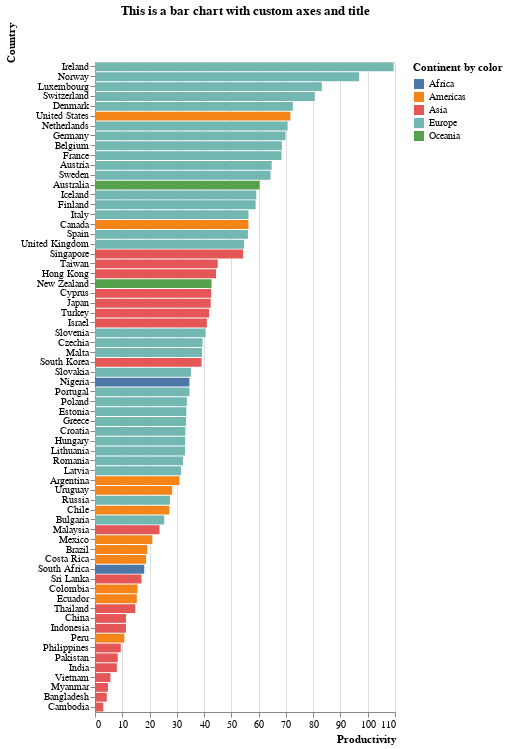

This figure's notebook cell:
### Code cell
alt.Chart(df).mark_bar().encode(
    y=alt.X('Country',
            sort='-x',
            axis=alt.Axis(title="Country", 
                          labelAngle=0,
                          titleAnchor="start")),
    x=alt.Y('Productivity', 
            axis=alt.Axis(title = "Productivity",
                          titleAnchor="end")),
                          color=alt.Color('Continent', legend=alt.Legend(title="Continent by color"))
).properties(
    title='This is a bar chart with custom axes and title',
    width=300,
    height=650
)

### Figure 1 — Vega-Lite specification as saved in the notebook (floating-point values rounded to 4 significant figures)
{"config": {"view": {"continuousWidth": 400, "continuousHeight": 300}}, "data": {"name": "data-559bd8043fdc435d5639f35caac91e34"}, "mark": "bar", "encoding": {"color": {"field": "Continent", "legend": {"title": "Continent by color"}, "type": "nominal"}, "x": {"axis": {"title": "Productivity", "titleAnchor": "end"}, "field": "Productivity", "type": "quantitative"}, "y": {"axis": {"labelAngle": 0, "title": "Country", "titleAnchor": "start"}, "field": "Country", "sort": "-x", "type": "nominal"}}, "height": 650, "title": "This is a bar chart with custom axes and title", "width": 300, "$schema": "https://vega.github.io/schema/vega-lite/v4.17.0.json", "datasets": {"data-559bd8043fdc435d5639f35caac91e34": [{"Continent": "Americas", "Country": "Argentina", "Code": "ARG", "Year": 2017, "Average annual working hours per worker": 1692.0, "GDP per capita": 23270.0, "Population": 44054616, "Gini coefficient": 0.3408, "Life satisfaction": 6.086, "Productivity": 30.96, "Current health expenditure per capita": 2470.0}, {"Continent": "Oceania", "Country": "Australia", "Code": "AUS", "Year": 2017, "Average annual working hours per worker": 1731.0, "GDP per capita": 52540.0, "Population": 24590336, "Gini coefficient": 0.3408, "Life satisfaction": 7.234, "Productivity": 60.34, "Current health expenditure per capita": 4716.0}, {"Continent": "Europe", "Country": "Austria", "Code": "AUT", "Year": 2017, "Average annual working hours per worker": 1613.0, "GDP per capita": 51950.0, "Population": 8797497, "Gini coefficient": 0.2974, "Life satisfaction": 7.195, "Productivity": 64.78, "Current health expenditure per capita": 5641.0}, {"Continent": "Asia", "Country": "Bangladesh", "Code": "BGD", "Year": 2017, "Average annual working hours per worker": 2232.0, "GDP per capita": 4113.0, "Population": 161793968, "Gini coefficient": 0.3408, "Life satisfaction": 5.114, "Productivity": 4.308, "Current health expenditure per capita": 101.2}, {"Continent": "Europe", "Country": "Belgium", "Code": "BEL", "Year": 2017, "Average annual working hours per worker": 1544.0, "GDP per capita": 45150.0, "Population": 11384491, "Gini coefficient": 0.2739, "Life satisfaction": 6.772, "Productivity": 68.52, "Current health expenditure per capita": 5450.0}, {"Continent": "Americas", "Country": "Brazil", "Code": "BRA", "Year": 2017, "Average annual working hours per worker": 1709.0, "GDP per capita": 14280.0, "Population": 208504960, "Gini coefficient": 0.5333, "Life satisfaction": 6.451, "Productivity": 19.19, "Current health expenditure per capita": 1376.0}, {"Continent": "Europe", "Country": "Bulgaria", "Code": "BGR", "Year": 2017, "Average annual working hours per worker": 1644.0, "GDP per capita": 19580.0, "Population": 7182430, "Gini coefficient": 0.4038, "Life satisfaction": 5.108, "Productivity": 25.39, "Current health expenditure per capita": 1608.0}, {"Continent": "Asia", "Country": "Cambodia", "Code": "KHM", "Year": 2017, "Average annual working hours per worker": 2456.0, "GDP per capita": 3951.0, "Population": 15830694, "Gini coefficient": 0.3408, "Life satisfaction": 4.998, "Productivity": 3.023, "Current health expenditure per capita": 224.8}, {"Continent": "Americas", "Country": "Canada", "Code": "CAN", "Year": 2017, "Average annual working hours per worker": 1696.0, "GDP per capita": 48900.0, "Population": 36554344, "Gini coefficient": 0.3331, "Life satisfaction": 7.109, "Productivity": 56.26, "Current health expenditure per capita": 5209.0}, {"Continent": "Americas", "Country": "Chile", "Code": "CHL", "Year": 2017, "Average annual working hours per worker": 1974.0, "GDP per capita": 22860.0, "Population": 18368582, "Gini coefficient": 0.4444, "Life satisfaction": 5.942, "Productivity": 27.26, "Current health expenditure per capita": 2219.0}, {"Continent": "Asia", "Country": "China", "Code": "CHN", "Year": 2017, "Average annual working hours per worker": 2174.0, "GDP per capita": 13850.0, "Population": 1410275968, "Gini coefficient": 0.3908, "Life satisfaction": 5.144, "Productivity": 11.36, "Current health expenditure per capita": 706.4}, {"Continent": "Americas", "Country": "Colombia", "Code": "COL", "Year": 2017, "Average annual working hours per worker": 1998.0, "GDP per capita": 13430.0, "Population": 48351668, "Gini coefficient": 0.4972, "Life satisfaction": 6.35, "Productivity": 15.63, "Current health expenditure per capita": 1088.0}, {"Continent": "Americas", "Country": "Costa Rica", "Code": "CRI", "Year": 2017, "Average annual working hours per worker": 2212.0, "GDP per capita": 18130.0, "Population": 4993849, "Gini coefficient": 0.4835, "Life satisfaction": 6.998, "Productivity": 18.73, "Current health expenditure per capita": 1440.0}, {"Continent": "Europe", "Country": "Croatia", "Code": "HRV", "Year": 2017, "Average annual working hours per worker": 1835.0, "GDP per capita": 25360.0, "Population": 4192468, "Gini coefficient": 0.3035, "Life satisfaction": 5.626, "Productivity": 33.16, "Current health expenditure per capita": 1804.0}, {"Continent": "Asia", "Country": "Cyprus", "Code": "CYP", "Year": 2017, "Average annual working hours per worker": 1784.0, "GDP per capita": 31250.0, "Population": 1208527, "Gini coefficient": 0.3142, "Life satisfaction": 6.137, "Productivity": 42.59, "Current health expenditure per capita": 2533.0}, {"Continent": "Europe", "Country": "Czechia", "Code": "CZE", "Year": 2017, "Average annual working hours per worker": 1776.0, "GDP per capita": 35580.0, "Population": 10531315, "Gini coefficient": 0.2485, "Life satisfaction": 6.242, "Productivity": 39.42, "Current health expenditure per capita": 2786.0}, {"Continent": "Europe", "Country": "Denmark", "Code": "DNK", "Year": 2017, "Average annual working hours per worker": 1400.0, "GDP per capita": 51670.0, "Population": 5737286, "Gini coefficient": 0.2875, "Life satisfaction": 7.693, "Productivity": 72.54, "Current health expenditure per capita": 5573.0}, {"Continent": "Americas", "Country": "Ecuador", "Code": "ECU", "Year": 2017, "Average annual working hours per worker": 1701.0, "GDP per capita": 11410.0, "Population": 16696947, "Gini coefficient": 0.4467, "Life satisfaction": 5.809, "Productivity": 15.32, "Current health expenditure per capita": 863.0}, {"Continent": "Europe", "Country": "Estonia", "Code": "EST", "Year": 2017, "Average annual working hours per worker": 1857.0, "GDP per capita": 30980.0, "Population": 1317550, "Gini coefficient": 0.3036, "Life satisfaction": 6.035, "Productivity": 33.49, "Current health expenditure per capita": 2242.0}, {"Continent": "Europe", "Country": "Finland", "Code": "FIN", "Year": 2017, "Average annual working hours per worker": 1659.0, "GDP per capita": 43830.0, "Population": 5508146, "Gini coefficient": 0.2738, "Life satisfaction": 7.78, "Productivity": 58.88, "Current health expenditure per capita": 4339.0}, {"Continent": "Europe", "Country": "France", "Code": "FRA", "Year": 2017, "Average annual working hours per worker": 1514.0, "GDP per capita": 42820.0, "Population": 64144092, "Gini coefficient": 0.3163, "Life satisfaction": 6.69, "Productivity": 68.37, "Current health expenditure per capita": 5060.0}, {"Continent": "Europe", "Country": "Germany", "Code": "DEU", "Year": 2017, "Average annual working hours per worker": 1354.0, "GDP per capita": 51250.0, "Population": 82624368, "Gini coefficient": 0.312, "Life satisfaction": 7.035, "Productivity": 69.85, "Current health expenditure per capita": 6028.0}, {"Continent": "Europe", "Country": "Greece", "Code": "GRC", "Year": 2017, "Average annual working hours per worker": 2017.0, "GDP per capita": 26480.0, "Population": 10692230, "Gini coefficient": 0.3435, "Life satisfaction": 5.952, "Productivity": 33.36, "Current health expenditure per capita": 2326.0}, {"Continent": "Asia", "Country": "Hong Kong", "Code": "HKG", "Year": 2017, "Average annual working hours per worker": 2186.0, "GDP per capita": 49930.0, "Population": 7461508, "Gini coefficient": 0.3408, "Life satisfaction": 5.659, "Productivity": 44.37, "Current health expenditure per capita": 2230.0}, {"Continent": "Europe", "Country": "Hungary", "Code": "HUN", "Year": 2017, "Average annual working hours per worker": 1937.0, "GDP per capita": 26910.0, "Population": 9788940, "Gini coefficient": 0.3058, "Life satisfaction": 6.0, "Productivity": 33.06, "Current health expenditure per capita": 1989.0}, {"Continent": "Europe", "Country": "Iceland", "Code": "ISL", "Year": 2017, "Average annual working hours per worker": 1493.0, "GDP per capita": 49840.0, "Population": 343641, "Gini coefficient": 0.2613, "Life satisfaction": 7.533, "Productivity": 59.13, "Current health expenditure per capita": 4763.0}, {"Continent": "Asia", "Country": "India", "Code": "IND", "Year": 2017, "Average annual working hours per worker": 2117.0, "GDP per capita": 6188.0, "Population": 1354195712, "Gini coefficient": 0.3594, "Life satisfaction": 3.249, "Productivity": 8.01, "Current health expenditure per capita": 181.5}, {"Continent": "Asia", "Country": "Indonesia", "Code": "IDN", "Year": 2017, "Average annual working hours per worker": 2024.0, "GDP per capita": 10640.0, "Population": 264498848, "Gini coefficient": 0.3879, "Life satisfaction": 5.347, "Productivity": 11.35, "Current health expenditure per capita": 317.6}, {"Continent": "Europe", "Country": "Ireland", "Code": "IRL", "Year": 2017, "Average annual working hours per worker": 1746.0, "GDP per capita": 86810.0, "Population": 4771860, "Gini coefficient": 0.3136, "Life satisfaction": 7.255, "Productivity": 109.5, "Current health expenditure per capita": 5583.0}, {"Continent": "Asia", "Country": "Israel", "Code": "ISR", "Year": 2017, "Average annual working hours per worker": 1921.0, "GDP per capita": 38980.0, "Population": 8309256, "Gini coefficient": 0.382, "Life satisfaction": 7.332, "Productivity": 41.02, "Current health expenditure per capita": 2992.0}, {"Continent": "Europe", "Country": "Italy", "Code": "ITA", "Year": 2017, "Average annual working hours per worker": 1723.0, "GDP per capita": 40160.0, "Population": 60004024, "Gini coefficient": 0.3593, "Life satisfaction": 6.445, "Productivity": 56.27, "Current health expenditure per capita": 3617.0}, {"Continent": "Asia", "Country": "Japan", "Code": "JPN", "Year": 2017, "Average annual working hours per worker": 1738.0, "GDP per capita": 39600.0, "Population": 126662464, "Gini coefficient": 0.3408, "Life satisfaction": 5.908, "Productivity": 42.42, "Current health expenditure per capita": 4398.0}, {"Continent": "Europe", "Country": "Latvia", "Code": "LVA", "Year": 2017, "Average annual working hours per worker": 1875.0, "GDP per capita": 27160.0, "Population": 1954861, "Gini coefficient": 0.3557, "Life satisfaction": 5.97, "Productivity": 31.57, "Current health expenditure per capita": 1704.0}, {"Continent": "Europe", "Country": "Lithuania", "Code": "LTU", "Year": 2017, "Average annual working hours per worker": 1844.0, "GDP per capita": 29830.0, "Population": 2904452, "Gini coefficient": 0.3729, "Life satisfaction": 6.064, "Productivity": 32.99, "Current health expenditure per capita": 2178.0}, {"Continent": "Europe", "Country": "Luxembourg", "Code": "LUX", "Year": 2017, "Average annual working hours per worker": 1519.0, "GDP per capita": 90600.0, "Population": 596290, "Gini coefficient": 0.3452, "Life satisfaction": 7.404, "Productivity": 83.17, "Current health expenditure per capita": 5981.0}, {"Continent": "Asia", "Country": "Malaysia", "Code": "MYS", "Year": 2017, "Average annual working hours per worker": 2238.0, "GDP per capita": 24160.0, "Population": 31975812, "Gini coefficient": 0.3408, "Life satisfaction": 5.428, "Productivity": 23.65, "Current health expenditure per capita": 987.6}, {"Continent": "Europe", "Country": "Malta", "Code": "MLT", "Year": 2017, "Average annual working hours per worker": 2040.0, "GDP per capita": 35150.0, "Population": 479507, "Gini coefficient": 0.2923, "Life satisfaction": 6.733, "Productivity": 39.22, "Current health expenditure per capita": 3873.0}, {"Continent": "Americas", "Country": "Mexico", "Code": "MEX", "Year": 2017, "Average annual working hours per worker": 2255.0, "GDP per capita": 18940.0, "Population": 122839256, "Gini coefficient": 0.3408, "Life satisfaction": 6.432, "Productivity": 21.02, "Current health expenditure per capita": 1076.0}, {"Continent": "Asia", "Country": "Myanmar", "Code": "MMR", "Year": 2017, "Average annual working hours per worker": 2438.0, "GDP per capita": 4763.0, "Population": 52288344, "Gini coefficient": 0.307, "Life satisfaction": 4.434, "Productivity": 4.735, "Current health expenditure per capita": 214.6}, {"Continent": "Europe", "Country": "Netherlands", "Code": "NLD", "Year": 2017, "Average annual working hours per worker": 1430.0, "GDP per capita": 54230.0, "Population": 17207204, "Gini coefficient": 0.2854, "Life satisfaction": 7.425, "Productivity": 70.62, "Current health expenditure per capita": 5603.0}, {"Continent": "Oceania", "Country": "New Zealand", "Code": "NZL", "Year": 2017, "Average annual working hours per worker": 1752.0, "GDP per capita": 39730.0, "Population": 4746253, "Gini coefficient": 0.3408, "Life satisfaction": 7.205, "Productivity": 42.74, "Current health expenditure per capita": 3876.0}, {"Continent": "Africa", "Country": "Nigeria", "Code": "NGA", "Year": 2017, "Average annual working hours per worker": 1827.0, "GDP per capita": 5061.0, "Population": 193495904, "Gini coefficient": 0.3408, "Life satisfaction": 4.356, "Productivity": 34.62, "Current health expenditure per capita": 194.8}, {"Continent": "Europe", "Country": "Norway", "Code": "NOR", "Year": 2017, "Average annual working hours per worker": 1417.0, "GDP per capita": 69600.0, "Population": 5277396, "Gini coefficient": 0.2699, "Life satisfaction": 7.442, "Productivity": 96.85, "Current health expenditure per capita": 6631.0}, {"Continent": "Asia", "Country": "Pakistan", "Code": "PAK", "Year": 2017, "Average annual working hours per worker": 2096.0, "GDP per capita": 4744.0, "Population": 216379648, "Gini coefficient": 0.3408, "Life satisfaction": 4.443, "Productivity": 8.322, "Current health expenditure per capita": 132.7}, {"Continent": "Americas", "Country": "Peru", "Code": "PER", "Year": 2017, "Average annual working hours per worker": 1932.0, "GDP per capita": 11960.0, "Population": 31605488, "Gini coefficient": 0.4329, "Life satisfaction": 5.999, "Productivity": 10.75, "Current health expenditure per capita": 624.0}, {"Continent": "Asia", "Country": "Philippines", "Code": "PHL", "Year": 2017, "Average annual working hours per worker": 2149.0, "GDP per capita": 7858.0, "Population": 106738496, "Gini coefficient": 0.3408, "Life satisfaction": 6.268, "Productivity": 9.45, "Current health expenditure per capita": 321.6}, {"Continent": "Europe", "Country": "Poland", "Code": "POL", "Year": 2017, "Average annual working hours per worker": 2028.0, "GDP per capita": 29050.0, "Population": 38532816, "Gini coefficient": 0.303, "Life satisfaction": 6.242, "Productivity": 33.66, "Current health expenditure per capita": 1972.0}, {"Continent": "Europe", "Country": "Portugal", "Code": "PRT", "Year": 2017, "Average annual working hours per worker": 1863.0, "GDP per capita": 30430.0, "Population": 10307528, "Gini coefficient": 0.338, "Life satisfaction": 6.095, "Productivity": 34.62, "Current health expenditure per capita": 3072.0}, {"Continent": "Europe", "Country": "Romania", "Code": "ROU", "Year": 2017, "Average annual working hours per worker": 1806.0, "GDP per capita": 25420.0, "Population": 19698852, "Gini coefficient": 0.3602, "Life satisfaction": 6.13, "Productivity": 32.27, "Current health expenditure per capita": 1399.0}, {"Continent": "Europe", "Country": "Russia", "Code": "RUS", "Year": 2017, "Average annual working hours per worker": 1974.0, "GDP per capita": 26800.0, "Population": 145452544, "Gini coefficient": 0.3724, "Life satisfaction": 5.441, "Productivity": 27.45, "Current health expenditure per capita": 1406.0}, {"Continent": "Asia", "Country": "Singapore", "Code": "SGP", "Year": 2017, "Average annual working hours per worker": 2238.0, "GDP per capita": 81440.0, "Population": 5764489, "Gini coefficient": 0.3408, "Life satisfaction": 6.378, "Productivity": 54.3, "Current health expenditure per capita": 4091.0}, {"Continent": "Europe", "Country": "Slovakia", "Code": "SVK", "Year": 2017, "Average annual working hours per worker": 1745.0, "GDP per capita": 26470.0, "Population": 5439418, "Gini coefficient": 0.2324, "Life satisfaction": 6.243, "Productivity": 35.17, "Current health expenditure per capita": 2038.0}, {"Continent": "Europe", "Country": "Slovenia", "Code": "SVN", "Year": 2017, "Average annual working hours per worker": 1655.0, "GDP per capita": 31590.0, "Population": 2098396, "Gini coefficient": 0.2422, "Life satisfaction": 6.665, "Productivity": 40.55, "Current health expenditure per capita": 2998.0}, {"Continent": "Africa", "Country": "South Africa", "Code": "ZAF", "Year": 2017, "Average annual working hours per worker": 2209.0, "GDP per capita": 12740.0, "Population": 56641208, "Gini coefficient": 0.3408, "Life satisfaction": 5.035, "Productivity": 18.05, "Current health expenditure per capita": 1108.0}, {"Continent": "Asia", "Country": "South Korea", "Code": "KOR", "Year": 2017, "Average annual working hours per worker": 2063.0, "GDP per capita": 40880.0, "Population": 51511640, "Gini coefficient": 0.3408, "Life satisfaction": 5.903, "Productivity": 39.08, "Current health expenditure per capita": 2926.0}, {"Continent": "Europe", "Country": "Spain", "Code": "ESP", "Year": 2017, "Average annual working hours per worker": 1686.0, "GDP per capita": 38930.0, "Population": 46584168, "Gini coefficient": 0.3465, "Life satisfaction": 6.457, "Productivity": 56.06, "Current health expenditure per capita": 3557.0}, {"Continent": "Asia", "Country": "Sri Lanka", "Code": "LKA", "Year": 2017, "Average annual working hours per worker": 1924.0, "GDP per capita": 12730.0, "Population": 21506816, "Gini coefficient": 0.3408, "Life satisfaction": 4.213, "Productivity": 17.05, "Current health expenditure per capita": 459.2}, {"Continent": "Europe", "Country": "Sweden", "Code": "SWE", "Year": 2017, "Average annual working hours per worker": 1609.0, "GDP per capita": 52030.0, "Population": 10058191, "Gini coefficient": 0.2877, "Life satisfaction": 7.398, "Productivity": 64.34, "Current health expenditure per capita": 5656.0}, {"Continent": "Europe", "Country": "Switzerland", "Code": "CHE", "Year": 2017, "Average annual working hours per worker": 1590.0, "GDP per capita": 73620.0, "Population": 8451688, "Gini coefficient": 0.3268, "Life satisfaction": 7.694, "Productivity": 80.59, "Current health expenditure per capita": 7990.0}, {"Continent": "Asia", "Country": "Taiwan", "Code": "TWN", "Year": 2017, "Average annual working hours per worker": 1990.0, "GDP per capita": 45380.0, "Population": 23665028, "Gini coefficient": 0.3408, "Life satisfaction": 6.537, "Productivity": 45.0, "Current health expenditure per capita": 2230.0}, {"Continent": "Asia", "Country": "Thailand", "Code": "THA", "Year": 2017, "Average annual working hours per worker": 2185.0, "GDP per capita": 16670.0, "Population": 70898208, "Gini coefficient": 0.3653, "Life satisfaction": 6.022, "Productivity": 14.75, "Current health expenditure per capita": 669.6}, {"Continent": "Asia", "Country": "Turkey", "Code": "TUR", "Year": 2017, "Average annual working hours per worker": 1832.0, "GDP per capita": 26610.0, "Population": 82089824, "Gini coefficient": 0.4141, "Life satisfaction": 4.872, "Productivity": 41.8, "Current health expenditure per capita": 1167.0}, {"Continent": "Europe", "Country": "United Kingdom", "Code": "GBR", "Year": 2017, "Average annual working hours per worker": 1670.0, "GDP per capita": 44090.0, "Population": 66064808, "Gini coefficient": 0.3515, "Life satisfaction": 7.157, "Productivity": 54.68, "Current health expenditure per capita": 4516.0}, {"Continent": "Americas", "Country": "United States", "Code": "USA", "Year": 2017, "Average annual working hours per worker": 1757.0, "GDP per capita": 60120.0, "Population": 329791232, "Gini coefficient": 0.4118, "Life satisfaction": 6.944, "Productivity": 71.64, "Current health expenditure per capita": 10100.0}, {"Continent": "Americas", "Country": "Uruguay", "Code": "URY", "Year": 2017, "Average annual working hours per worker": 1552.0, "GDP per capita": 20620.0, "Population": 3422205, "Gini coefficient": 0.3946, "Life satisfaction": 6.6, "Productivity": 28.3, "Current health expenditure per capita": 2030.0}, {"Continent": "Asia", "Country": "Vietnam", "Code": "VNM", "Year": 2017, "Average annual working hours per worker": 2170.0, "GDP per capita": 6842.0, "Population": 94033048, "Gini coefficient": 0.3408, "Life satisfaction": 5.467, "Productivity": 5.653, "Current health expenditure per capita": 424.0}]}}
